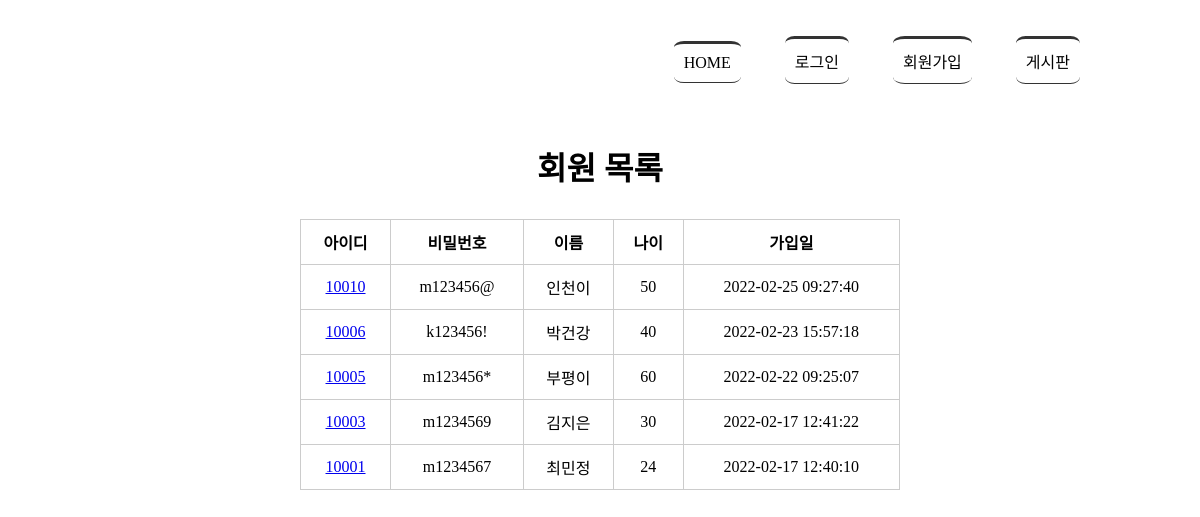
Page /memberlist/ on the committed database.
### tables this page shows
CREATE TABLE member(
            mid char(5) PRIMARY KEY,
            passwd char(8) NOT NULL,
            name text NOT NULL,
            age integer,
            regDate timestamp date DEFAULT (datetime('now','localtime'))
            );

### app.py (the view)
@app.route('/memberlist/')
def memberlist():
    rs = select_member()
    return render_template('memberlist.html', rs = rs)

### model/model_member.py (called while the page is built)
def getconn():
    conn = sqlite3.connect("./members.db")
    return conn

def select_member():
    conn = getconn()
    cur = conn.cursor()
    sql = "SELECT * FROM member ORDER BY regDate DESC"
    cur.execute(sql)
    rs = cur.fetchall()
    conn.close()
    return rs

### templates/memberlist.html (shortened to what this page needs)
<!DOCTYPE html>
<html lang="en">
<head>
    <link rel="stylesheet" href="{{ url_for('static',filename='style.css')}}">
</head>
<body>
    <div id="container">
        {% include 'navbar.html' %}
        <section>
            <h1>회원 목록</h1>
            <table>
                <tr>
                    <th>아이디</th><th>비밀번호</th><th>이름</th><th>나이</th><th>가입일</th>
                </tr>
                {% for i in rs %}
                <tr>
                    <td><a href="{{ url_for('member_view', id=i[0]) }}">{{ i[0] }}</a></td>
                    <td>{{ i[1] }}</td>
                    <td>{{ i[2] }}</td>
                    <td>{{ i[3] }}</td>
                    <td>{{ i[4] }}</td>
                </tr>
                {% endfor %}
            </table>
        </section>
    </div>
</body>
</html>

### static/style.css (style rules this page uses)
#container { width: 1000px; margin: 0 auto; }
section { text-align: center; }
section h1 { font-size: 2em; margin-bottom: 30px; }
section table { width: 600px; margin: 0 auto; border-collapse: collapse; }
section table, th, td { border: 1px solid #ccc; padding: 10px }

### rows in the picture
member: mid "10010", passwd "m123456@", name "인천이", age "50", regDate "2022-02-25 09:27:40"
member: mid "10006", passwd "k123456!", name "박건강", age "40", regDate "2022-02-23 15:57:18"
member: mid "10005", passwd "m123456*", name "부평이", age "60", regDate "2022-02-22 09:25:07"
member: mid "10003", passwd "m1234569", name "김지은", age "30", regDate "2022-02-17 12:41:22"
member: mid "10001", passwd "m1234567", name "최민정", age "24", regDate "2022-02-17 12:40:10"
